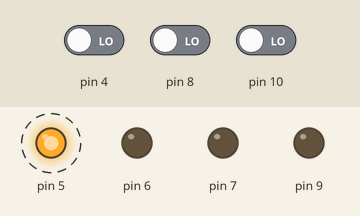
A sketch run on a simulated Arduino Uno, built with avr-gcc and run on an emulated ATmega328P. On the bench: output pins drawn as LEDs (lit = HIGH). Dashed ring = blinking. Inputs (shaded band) come from the test bench; at power-on: pin 4 LOW, pin 8 LOW, pin 10 LOW.

Above: at 5.05 s.
5.1 s: pin 4 driven HIGH
At 5.6 s:
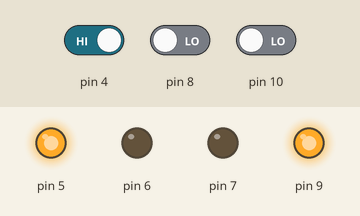
8.1 s: pin 8 driven HIGH
At 8.9 s:
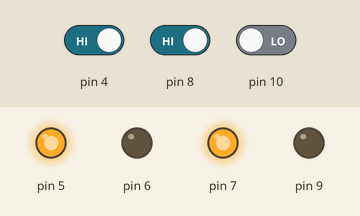
11.1 s: pin 10 driven HIGH
At 12.5 s:
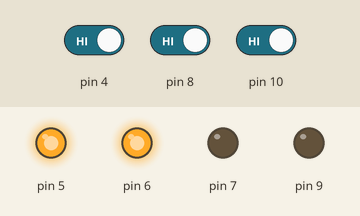
14.1 s: pin 4 driven LOW
At 16.17 s:
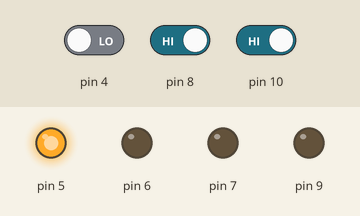
Timing chart, 0 to 18.1 s (numbered marks = the images above; inputs shaded):
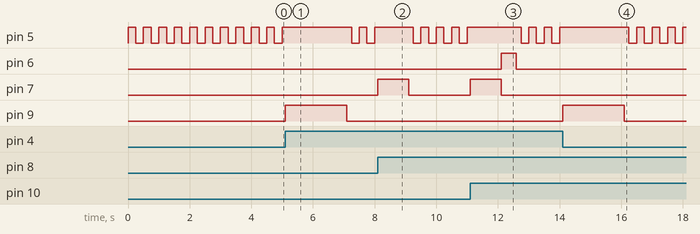

Measured:
- after the input at 5.1 s, pin 9: LOW → HIGH at once, → LOW 2.0 s later
- after the input at 8.1 s, pin 7: LOW → HIGH at once, → LOW 1.0 s later
- after the input at 11.1 s, pin 6: LOW → HIGH after 1.0 s, → LOW 0.50 s later; pin 7: LOW → HIGH at once, → LOW 1.0 s later
- after the input at 14.1 s, pin 9: LOW → HIGH at once, → LOW 2.0 s later
- by itself, pin 5: alternates HIGH for 0.25 s and LOW for 0.25 s

The sketch:

InterruptINT.ino
```cpp
// Na interrupção PCINT0
ISR(PCINT0_vect) //PD7
{
if(PINB & 0b00000001){
/* CÓDIGO QUE VAI RODAR
NA INTERRUPÇÃO DO PCINT0 */
PORTD ^= 0b10000000;
_delay_ms(1000);
PORTD ^= 0b10000000;
}
if(PINB & 0b00000100){
PORTD ^= 0b01000000;
_delay_ms(500);
PORTD ^= 0b01000000;
}
}
// Na interrupção PCINT2
ISR(PCINT2_vect) //PB1
{
/* CÓDIGO QUE VAI RODAR
NA INTERRUPÇÃO DO PCINT2 */
PORTB ^= 0b00000010;
_delay_ms(2000);
PORTB ^= 0b00000010;
}
int main(void)
{
DDRD = 0b11100000; //PD5 PD6 PD7 COMO SAIDA
DDRB = 0b00000010; //PB1 COMO SAIDA
// Habilita interrupção no grupo PCINT2 INT1 & INT0
PCICR |= 0b00000101;
// Habilita PCINT no pino PB0 -> PCINT0 PB2 -> PCINT2 PD4 -> PCINT20
PCMSK0 |= 0b00000101;
PCMSK2 |= 0b00010000;
// Habilita Interrupções globais
sei();
for (;;)
{
PORTD ^= 0b00100000;
_delay_ms(250);
/* CÓDIGO QUE VAI RODAR
SEMPRE / SUPER-LOOP */
}
}
```
